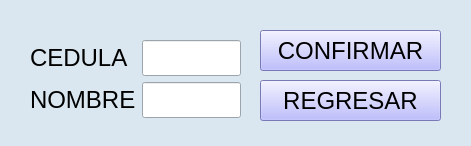
<?xml version="1.0" encoding="UTF-8"?>
<ui version="4.0">
 <class>EditarC</class>
 <widget class="QMainWindow" name="EditarC">
  <property name="geometry">
   <rect>
    <x>0</x>
    <y>0</y>
    <width>471</width>
    <height>146</height>
   </rect>
  </property>
  <property name="palette">
   <palette>
    <active>
     <colorrole role="Base">
      <brush brushstyle="SolidPattern">
       <color alpha="255">
        <red>255</red>
        <green>255</green>
        <blue>255</blue>
       </color>
      </brush>
     </colorrole>
     <colorrole role="Window">
      <brush brushstyle="SolidPattern">
       <color alpha="255">
        <red>218</red>
        <green>231</green>
        <blue>240</blue>
       </color>
      </brush>
     </colorrole>
    </active>
    <inactive>
     <colorrole role="Base">
      <brush brushstyle="SolidPattern">
       <color alpha="255">
        <red>255</red>
        <green>255</green>
        <blue>255</blue>
       </color>
      </brush>
     </colorrole>
     <colorrole role="Window">
      <brush brushstyle="SolidPattern">
       <color alpha="255">
        <red>218</red>
        <green>231</green>
        <blue>240</blue>
       </color>
      </brush>
     </colorrole>
    </inactive>
    <disabled>
     <colorrole role="Base">
      <brush brushstyle="SolidPattern">
       <color alpha="255">
        <red>218</red>
        <green>231</green>
        <blue>240</blue>
       </color>
      </brush>
     </colorrole>
     <colorrole role="Window">
      <brush brushstyle="SolidPattern">
       <color alpha="255">
        <red>218</red>
        <green>231</green>
        <blue>240</blue>
       </color>
      </brush>
     </colorrole>
    </disabled>
   </palette>
  </property>
  <property name="windowTitle">
   <string>Editar</string>
  </property>
  <widget class="QWidget" name="centralwidget">
   <widget class="QWidget" name="formLayoutWidget">
    <property name="geometry">
     <rect>
      <x>30</x>
      <y>40</y>
      <width>211</width>
      <height>80</height>
     </rect>
    </property>
    <layout class="QFormLayout" name="formLayout">
     <item row="0" column="0">
      <widget class="QLabel" name="lblCedula">
       <property name="font">
        <font>
         <pointsize>18</pointsize>
        </font>
       </property>
       <property name="text">
        <string>CEDULA</string>
       </property>
      </widget>
     </item>
     <item row="0" column="1">
      <widget class="QLineEdit" name="txtCedulaEC">
       <property name="font">
        <font>
         <pointsize>18</pointsize>
        </font>
       </property>
      </widget>
     </item>
     <item row="1" column="0">
      <widget class="QLabel" name="lblNombre">
       <property name="font">
        <font>
         <pointsize>18</pointsize>
        </font>
       </property>
       <property name="text">
        <string>NOMBRE</string>
       </property>
      </widget>
     </item>
     <item row="1" column="1">
      <widget class="QLineEdit" name="txtNombreEC">
       <property name="font">
        <font>
         <pointsize>18</pointsize>
        </font>
       </property>
      </widget>
     </item>
    </layout>
   </widget>
   <widget class="QPushButton" name="btnConfirmarEC">
    <property name="geometry">
     <rect>
      <x>260</x>
      <y>30</y>
      <width>181</width>
      <height>41</height>
     </rect>
    </property>
    <property name="font">
     <font>
      <pointsize>18</pointsize>
     </font>
    </property>
    <property name="cursor">
     <cursorShape>PointingHandCursor</cursorShape>
    </property>
    <property name="styleSheet">
     <string notr="true">background-color: rgb(170, 170, 255);</string>
    </property>
    <property name="text">
     <string>CONFIRMAR</string>
    </property>
    <property name="icon">
     <iconset>
      <normaloff>../assets/images necesarias/firmar.png</normaloff>../assets/images necesarias/firmar.png</iconset>
    </property>
    <property name="iconSize">
     <size>
      <width>32</width>
      <height>32</height>
     </size>
    </property>
   </widget>
   <widget class="QPushButton" name="pushButton_2">
    <property name="geometry">
     <rect>
      <x>260</x>
      <y>80</y>
      <width>181</width>
      <height>41</height>
     </rect>
    </property>
    <property name="font">
     <font>
      <pointsize>18</pointsize>
     </font>
    </property>
    <property name="cursor">
     <cursorShape>PointingHandCursor</cursorShape>
    </property>
    <property name="styleSheet">
     <string notr="true">background-color: rgb(170, 170, 255);</string>
    </property>
    <property name="text">
     <string>REGRESAR</string>
    </property>
    <property name="icon">
     <iconset>
      <normaloff>../assets/images inventario/flecha-hacia-atras.png</normaloff>../assets/images inventario/flecha-hacia-atras.png</iconset>
    </property>
    <property name="iconSize">
     <size>
      <width>25</width>
      <height>25</height>
     </size>
    </property>
   </widget>
  </widget>
 </widget>
 <resources/>
 <connections/>
</ui>
